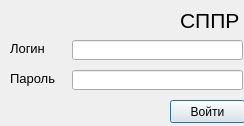
<?xml version="1.0" encoding="UTF-8"?>
<ui version="4.0">
 <class>Login</class>
 <widget class="QDialog" name="Login">
  <property name="geometry">
   <rect>
    <x>0</x>
    <y>0</y>
    <width>244</width>
    <height>126</height>
   </rect>
  </property>
  <property name="windowTitle">
   <string>Вход в СППР</string>
  </property>
  <widget class="QLabel" name="label">
   <property name="geometry">
    <rect>
     <x>180</x>
     <y>10</y>
     <width>61</width>
     <height>21</height>
    </rect>
   </property>
   <property name="font">
    <font>
     <pointsize>16</pointsize>
    </font>
   </property>
   <property name="text">
    <string>СППР</string>
   </property>
  </widget>
  <widget class="QLineEdit" name="lineEdit">
   <property name="geometry">
    <rect>
     <x>72</x>
     <y>40</y>
     <width>171</width>
     <height>20</height>
    </rect>
   </property>
  </widget>
  <widget class="QLineEdit" name="lineEdit_2">
   <property name="geometry">
    <rect>
     <x>72</x>
     <y>70</y>
     <width>171</width>
     <height>20</height>
    </rect>
   </property>
   <property name="inputMethodHints">
    <set>Qt::ImhHiddenText|Qt::ImhNoAutoUppercase|Qt::ImhNoPredictiveText|Qt::ImhSensitiveData</set>
   </property>
   <property name="echoMode">
    <enum>QLineEdit::Password</enum>
   </property>
  </widget>
  <widget class="QLabel" name="label_2">
   <property name="geometry">
    <rect>
     <x>10</x>
     <y>40</y>
     <width>47</width>
     <height>16</height>
    </rect>
   </property>
   <property name="font">
    <font>
     <pointsize>10</pointsize>
    </font>
   </property>
   <property name="text">
    <string>Логин</string>
   </property>
  </widget>
  <widget class="QLabel" name="label_3">
   <property name="geometry">
    <rect>
     <x>10</x>
     <y>70</y>
     <width>47</width>
     <height>16</height>
    </rect>
   </property>
   <property name="font">
    <font>
     <pointsize>10</pointsize>
    </font>
   </property>
   <property name="text">
    <string>Пароль</string>
   </property>
  </widget>
  <widget class="QPushButton" name="pushButton">
   <property name="geometry">
    <rect>
     <x>170</x>
     <y>100</y>
     <width>75</width>
     <height>23</height>
    </rect>
   </property>
   <property name="text">
    <string>Войти</string>
   </property>
  </widget>
 </widget>
 <resources/>
 <connections/>
</ui>
